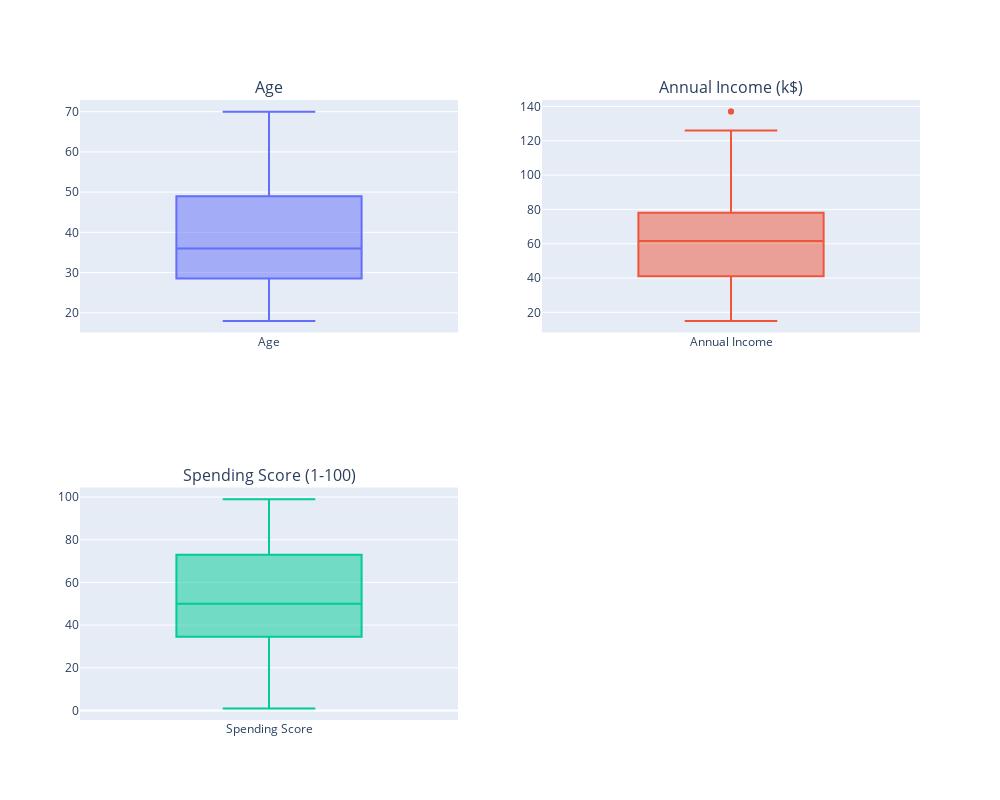

Notebook cell for this chart:
### Markdown cell above
---
# 2. Data Preprocessing and Feature Selection

Before applying K-means clustering, we need to preprocess the data and select the relevant features.

### Code cell
# check for outliers in the numerical columns

# Create subplots
fig = make_subplots(rows=2, cols=2, subplot_titles=('Age', 'Annual Income (k$)', 'Spending Score (1-100)'))

# Add box plots
fig.add_trace(go.Box(y=df['Age'], name='Age'), row=1, col=1)
fig.add_trace(go.Box(y=df['Annual Income (k$)'], name='Annual Income'), row=1, col=2)
fig.add_trace(go.Box(y=df['Spending Score (1-100)'], name='Spending Score'), row=2, col=1)

# Update layout
fig.update_layout(height=800, width=1000, showlegend=False)

# Show the plot
fig.show()

### Figure 1 — Plotly figure (JSON) as saved in the notebook; plotly's stock layout.template omitted (floating-point values rounded to 4 significant figures; data arrays with more than 128 entries replaced by an {"elided": "..."} marker saying what was removed)
{"data": [{"name": "Age", "type": "box", "xaxis": "x", "y": {"elided": "200 int values"}, "yaxis": "y"}, {"name": "Annual Income", "type": "box", "xaxis": "x2", "y": {"elided": "200 int values"}, "yaxis": "y2"}, {"name": "Spending Score", "type": "box", "xaxis": "x3", "y": {"elided": "200 int values"}, "yaxis": "y3"}], "layout": {"annotations": [{"font": {"size": 16}, "showarrow": false, "text": "Age", "x": 0.225, "xanchor": "center", "xref": "paper", "y": 1, "yanchor": "bottom", "yref": "paper"}, {"font": {"size": 16}, "showarrow": false, "text": "Annual Income (k$)", "x": 0.775, "xanchor": "center", "xref": "paper", "y": 1, "yanchor": "bottom", "yref": "paper"}, {"font": {"size": 16}, "showarrow": false, "text": "Spending Score (1-100)", "x": 0.225, "xanchor": "center", "xref": "paper", "y": 0.375, "yanchor": "bottom", "yref": "paper"}], "height": 800, "showlegend": false, "width": 1000, "xaxis": {"anchor": "y", "domain": [0, 0.45]}, "xaxis2": {"anchor": "y2", "domain": [0.55, 1]}, "xaxis3": {"anchor": "y3", "domain": [0, 0.45]}, "xaxis4": {"anchor": "y4", "domain": [0.55, 1]}, "yaxis": {"anchor": "x", "domain": [0.625, 1]}, "yaxis2": {"anchor": "x2", "domain": [0.625, 1]}, "yaxis3": {"anchor": "x3", "domain": [0, 0.375]}, "yaxis4": {"anchor": "x4", "domain": [0, 0.375]}}}
